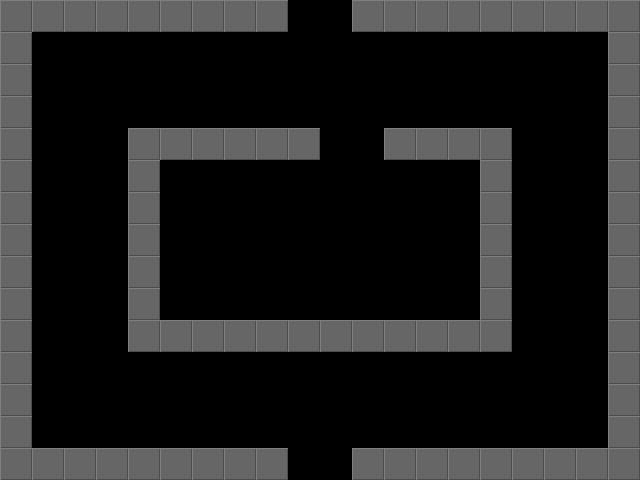

Below is a game level as drawn by its tile map, then a one-line description and the .tmx file that defines it, in full:
An orthogonal 20x15 tile map with 32x32 px tiles, 1 tile layer (Tile Layer 1) and 2 objects (2x door).

<map version="1.0" orientation="orthogonal" width="20" height="15" tilewidth="32" tileheight="32">
 <tileset firstgid="1" name="tile" tilewidth="32" tileheight="32">
  <image source="assets/graphics/tile.png" width="32" height="32" />
 </tileset>
 <layer name="Tile Layer 1" width="20" height="15">
  <data>
   <tile gid="1" />
   <tile gid="1" />
   <tile gid="1" />
   <tile gid="1" />
   <tile gid="1" />
   <tile gid="1" />
   <tile gid="1" />
   <tile gid="1" />
   <tile gid="1" />
   <tile gid="0" />
   <tile gid="0" />
   <tile gid="1" />
   <tile gid="1" />
   <tile gid="1" />
   <tile gid="1" />
   <tile gid="1" />
   <tile gid="1" />
   <tile gid="1" />
   <tile gid="1" />
   <tile gid="1" />
   <tile gid="1" />
   <tile gid="0" />
   <tile gid="0" />
   <tile gid="0" />
   <tile gid="0" />
   <tile gid="0" />
   <tile gid="0" />
   <tile gid="0" />
   <tile gid="0" />
   <tile gid="0" />
   <tile gid="0" />
   <tile gid="0" />
   <tile gid="0" />
   <tile gid="0" />
   <tile gid="0" />
   <tile gid="0" />
   <tile gid="0" />
   <tile gid="0" />
   <tile gid="0" />
   <tile gid="1" />
   <tile gid="1" />
   <tile gid="0" />
   <tile gid="0" />
   <tile gid="0" />
   <tile gid="0" />
   <tile gid="0" />
   <tile gid="0" />
   <tile gid="0" />
   <tile gid="0" />
   <tile gid="0" />
   <tile gid="0" />
   <tile gid="0" />
   <tile gid="0" />
   <tile gid="0" />
   <tile gid="0" />
   <tile gid="0" />
   <tile gid="0" />
   <tile gid="0" />
   <tile gid="0" />
   <tile gid="1" />
   <tile gid="1" />
   <tile gid="0" />
   <tile gid="0" />
   <tile gid="0" />
   <tile gid="0" />
   <tile gid="0" />
   <tile gid="0" />
   <tile gid="0" />
   <tile gid="0" />
   <tile gid="0" />
   <tile gid="0" />
   <tile gid="0" />
   <tile gid="0" />
   <tile gid="0" />
   <tile gid="0" />
   <tile gid="0" />
   <tile gid="0" />
   <tile gid="0" />
   <tile gid="0" />
   <tile gid="1" />
   <tile gid="1" />
   <tile gid="0" />
   <tile gid="0" />
   <tile gid="0" />
   <tile gid="1" />
   <tile gid="1" />
   <tile gid="1" />
   <tile gid="1" />
   <tile gid="1" />
   <tile gid="1" />
   <tile gid="0" />
   <tile gid="0" />
   <tile gid="1" />
   <tile gid="1" />
   <tile gid="1" />
   <tile gid="1" />
   <tile gid="0" />
   <tile gid="0" />
   <tile gid="0" />
   <tile gid="1" />
   <tile gid="1" />
   <tile gid="0" />
   <tile gid="0" />
   <tile gid="0" />
   <tile gid="1" />
   <tile gid="0" />
   <tile gid="0" />
   <tile gid="0" />
   <tile gid="0" />
   <tile gid="0" />
   <tile gid="0" />
   <tile gid="0" />
   <tile gid="0" />
   <tile gid="0" />
   <tile gid="0" />
   <tile gid="1" />
   <tile gid="0" />
   <tile gid="0" />
   <tile gid="0" />
   <tile gid="1" />
   <tile gid="1" />
   <tile gid="0" />
   <tile gid="0" />
   <tile gid="0" />
   <tile gid="1" />
   <tile gid="0" />
   <tile gid="0" />
   <tile gid="0" />
   <tile gid="0" />
   <tile gid="0" />
   <tile gid="0" />
   <tile gid="0" />
   <tile gid="0" />
   <tile gid="0" />
   <tile gid="0" />
   <tile gid="1" />
   <tile gid="0" />
   <tile gid="0" />
   <tile gid="0" />
   <tile gid="1" />
   <tile gid="1" />
   <tile gid="0" />
   <tile gid="0" />
   <tile gid="0" />
   <tile gid="1" />
   <tile gid="0" />
   <tile gid="0" />
   <tile gid="0" />
   <tile gid="0" />
   <tile gid="0" />
   <tile gid="0" />
   <tile gid="0" />
   <tile gid="0" />
   <tile gid="0" />
   <tile gid="0" />
   <tile gid="1" />
   <tile gid="0" />
   <tile gid="0" />
   <tile gid="0" />
   <tile gid="1" />
   <tile gid="1" />
   <tile gid="0" />
   <tile gid="0" />
   <tile gid="0" />
   <tile gid="1" />
   <tile gid="0" />
   <tile gid="0" />
   <tile gid="0" />
   <tile gid="0" />
   <tile gid="0" />
   <tile gid="0" />
   <tile gid="0" />
   <tile gid="0" />
   <tile gid="0" />
   <tile gid="0" />
   <tile gid="1" />
   <tile gid="0" />
   <tile gid="0" />
   <tile gid="0" />
   <tile gid="1" />
   <tile gid="1" />
   <tile gid="0" />
   <tile gid="0" />
   <tile gid="0" />
   <tile gid="1" />
   <tile gid="0" />
   <tile gid="0" />
   <tile gid="0" />
   <tile gid="0" />
   <tile gid="0" />
   <tile gid="0" />
   <tile gid="0" />
   <tile gid="0" />
   <tile gid="0" />
   <tile gid="0" />
   <tile gid="1" />
   <tile gid="0" />
   <tile gid="0" />
   <tile gid="0" />
   <tile gid="1" />
   <tile gid="1" />
   <tile gid="0" />
   <tile gid="0" />
   <tile gid="0" />
   <tile gid="1" />
   <tile gid="1" />
   <tile gid="1" />
   <tile gid="1" />
   <tile gid="1" />
   <tile gid="1" />
   <tile gid="1" />
   <tile gid="1" />
   <tile gid="1" />
   <tile gid="1" />
   <tile gid="1" />
   <tile gid="1" />
   <tile gid="0" />
   <tile gid="0" />
   <tile gid="0" />
   <tile gid="1" />
   <tile gid="1" />
   <tile gid="0" />
   <tile gid="0" />
   <tile gid="0" />
   <tile gid="0" />
   <tile gid="0" />
   <tile gid="0" />
   <tile gid="0" />
   <tile gid="0" />
   <tile gid="0" />
   <tile gid="0" />
   <tile gid="0" />
   <tile gid="0" />
   <tile gid="0" />
   <tile gid="0" />
   <tile gid="0" />
   <tile gid="0" />
   <tile gid="0" />
   <tile gid="0" />
   <tile gid="1" />
   <tile gid="1" />
   <tile gid="0" />
   <tile gid="0" />
   <tile gid="0" />
   <tile gid="0" />
   <tile gid="0" />
   <tile gid="0" />
   <tile gid="0" />
   <tile gid="0" />
   <tile gid="0" />
   <tile gid="0" />
   <tile gid="0" />
   <tile gid="0" />
   <tile gid="0" />
   <tile gid="0" />
   <tile gid="0" />
   <tile gid="0" />
   <tile gid="0" />
   <tile gid="0" />
   <tile gid="1" />
   <tile gid="1" />
   <tile gid="0" />
   <tile gid="0" />
   <tile gid="0" />
   <tile gid="0" />
   <tile gid="0" />
   <tile gid="0" />
   <tile gid="0" />
   <tile gid="0" />
   <tile gid="0" />
   <tile gid="0" />
   <tile gid="0" />
   <tile gid="0" />
   <tile gid="0" />
   <tile gid="0" />
   <tile gid="0" />
   <tile gid="0" />
   <tile gid="0" />
   <tile gid="0" />
   <tile gid="1" />
   <tile gid="1" />
   <tile gid="1" />
   <tile gid="1" />
   <tile gid="1" />
   <tile gid="1" />
   <tile gid="1" />
   <tile gid="1" />
   <tile gid="1" />
   <tile gid="1" />
   <tile gid="0" />
   <tile gid="0" />
   <tile gid="1" />
   <tile gid="1" />
   <tile gid="1" />
   <tile gid="1" />
   <tile gid="1" />
   <tile gid="1" />
   <tile gid="1" />
   <tile gid="1" />
   <tile gid="1" />
  </data>
 </layer>
 <objectgroup name="Object Layer 1" width="20" height="15">
  <object name="DOOR" type="door" x="288" y="0" width="64" height="32">
   <properties>
    <property name="open" value="true" />
   </properties>
  </object>
  <object name="DOOR" type="door" x="288" y="448" width="64" height="32">
   <properties>
    <property name="open" value="true" />
   </properties>
  </object>
 </objectgroup>
</map>